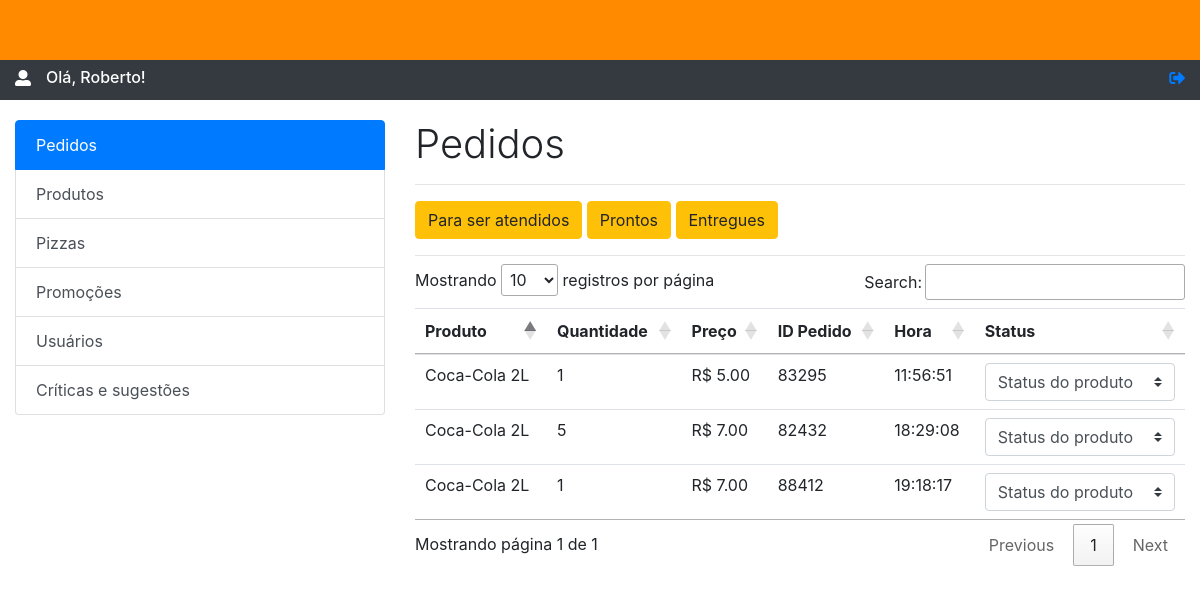
/adm/index.php (signed in), run on an earlier commit of the app's database.
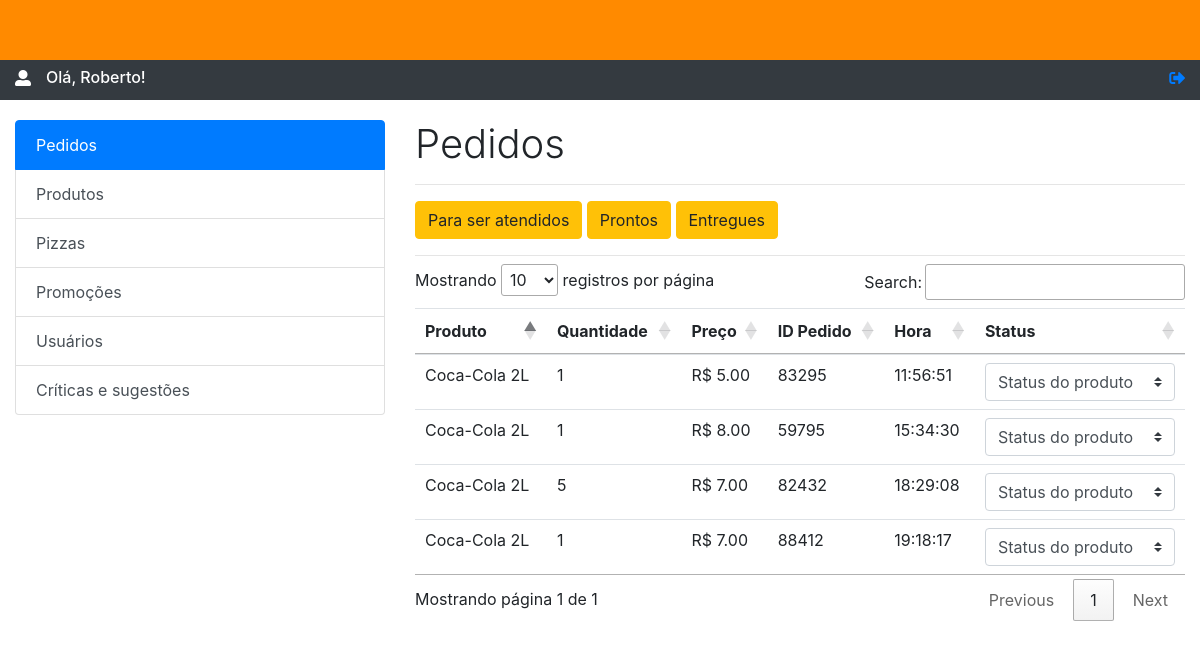
And on a later commit of the database.
### tables this page shows
CREATE TABLE `pedidos` (
  `id` int(11) NOT NULL,
  `produto_id` int(10) NOT NULL,
  `produto_nome` varchar(50) NOT NULL,
  `quantidade` int(10) NOT NULL,
  `preco` float NOT NULL,
  `valor_total` int(10) NOT NULL,
  `hora` time NOT NULL,
  `sessao` varchar(15) NOT NULL,
  `status` varchar(100) NOT NULL
);

### adm/core/consultas.php (called while the page is built, shortened)
<?php
  require_once 'conexao.php';
  require_once 'util.php';
    $sql = $pdo->prepare('SELECT * FROM pedidos ORDER BY hora ASC');
    $sql->execute();
    $registros = $sql->fetchAll(PDO::FETCH_OBJ);
 ?>

### adm/core/util.php (called while the page is built, shortened)
<?php
function decimalTela($pDecimal) {
	$pDecimal = $pDecimal/100;
	return number_format($pDecimal,2,'.','.');
}

### adm/index.php (the view, shortened to what this page needs)
<?php
  require_once 'core/consultas.php';
 ?>
<!DOCTYPE html>
<html lang="pt-br">
  <head>
    <link rel="stylesheet" href="https://maxcdn.bootstrapcdn.com/bootstrap/4.0.0/css/bootstrap.min.css">
    <link rel="stylesheet" href="https://use.fontawesome.com/releases/v5.0.13/css/solid.css">
    <link rel="stylesheet" href="https://use.fontawesome.com/releases/v5.0.13/css/fontawesome.css">
    <link rel="stylesheet" type="text/css" href="//cdn.datatables.net/1.10.19/css/jquery.dataTables.min.css">
  </head>
  <body>
    <div class="container-fluid">
      <div class="row" >
        <div class="col-sm-12" style="background-color: #ff8a00 !important; height: 60px; position: absolute; z-index: 9999;">
        </div>
      </div>
      <div class="row">
         <div class="col-sm-12" style="height: 100px; background-color: #343a40; color: white;">
          <div style="float: left;">
            <span>
              <i class="fas fa-user-alt" style="margin-top: 70px;"></i>
            </span>
          </div>
          <h6 style="margin-top: 68px; display: inline-block; margin-left: 15px; text-transform: capitalize;">Olá, <?php echo $_SESSION['nome_adm']; ?>!</h6>
          <div style="display: inline-block; float: right;">
            <a href="core/doLogout.php">
              <i class="fas fa-sign-out-alt" style="margin-top: 70px;"></i>
            </a>
          </div>
        </div>
      </div>
      <div class="row" style="margin-top: 20px;">
        <div class="col-4">
          <div class="list-group" id="list-tab" role="tablist">
            <a class="list-group-item list-group-item-action active" id="list-pedidos-list" data-toggle="list" href="#list-pedidos" role="tab" aria-controls="pedidos">Pedidos</a>
            <a class="list-group-item list-group-item-action" id="list-produtos-list" data-toggle="list" href="#list-produtos" role="tab" aria-controls="produtos">Produtos</a>
             <a class="list-group-item list-group-item-action" id="list-pizzas-list" data-toggle="list" href="#list-pizzas" role="tab" aria-controls="pizzas">Pizzas</a>
            <a class="list-group-item list-group-item-action" id="list-promocoes-list" data-toggle="list" href="#list-promocoes" role="tab" aria-controls="promocoes">Promoções</a>
            <a class="list-group-item list-group-item-action" id="list-usuarios-list" data-toggle="list" href="#list-usuarios" role="tab" aria-controls="usuarios">Usuários</a>
            <a class="list-group-item list-group-item-action" id="list-criticas-list" data-toggle="list" href="#list-criticas" role="tab" aria-controls="criticas">Críticas e sugestões</a>
          </div>
        </div>
        <div class="col-8">
          <div class="tab-content" id="nav-tabContent">
            <div class="tab-pane fade show active" id="list-pedidos" role="tabpanel" aria-labelledby="list-pedidos-list">
              <h4 class="display-4" style="font-size: 2.5rem;">Pedidos</h4>
              <hr class="mb-3">
              <button type="button" class="btn btn-warning">Para ser atendidos</button>
              <button type="button" class="btn btn-warning">Prontos</button>
              <button type="button" class="btn btn-warning">Entregues</button>
              <hr class="mb-2">
              <table class="table table-hover" id="myTable">
              <thead>
                <tr>
                  <th scope="col">Produto</th>
                  <th scope="col">Quantidade</th>
                  <th scope="col">Preço</th>
                  <th scope="col">ID Pedido</th>
                  <th scope="col">Hora</th>
                  <th scope="col">Status</th>
                </tr>
              </thead>
              <tbody>
              <?php foreach ($registros as $pedido){ ?>
                  <tr>
                    <td scope="row" style="text-transform: capitalize;"><?php echo $pedido->produto_nome; ?></td>
                    <td><?php echo $pedido->quantidade; ?></td>
                    <td>R$ <?php echo decimalTela($pedido->preco); ?></td>
                    <td><?php echo $pedido->sessao; ?></td>
                    <td><?php echo $pedido->hora; ?></td>
                    <td>
                      <select class="custom-select">
                        <option selected>Status do produto</option>
                      </select>
                    </td>
                  </tr>
              <?php } ?>
              </tbody>
            </table>
            </div>
          </div>
        </div>
      </div>
    </div>
  </body>
</html>

What changed in the data, as far as the page shows it:
added pedidos: produto_nome "Coca-Cola 2L", quantidade "1", preco "8.00", sessao "59795", hora "15:34:30"
